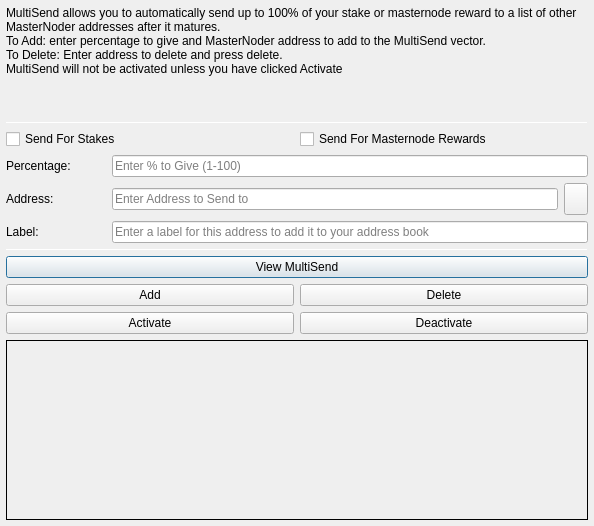
<?xml version="1.0" encoding="UTF-8"?>
<ui version="4.0">
 <class>MultiSendDialog</class>
 <widget class="QDialog" name="MultiSendDialog">
  <property name="windowModality">
   <enum>Qt::NonModal</enum>
  </property>
  <property name="geometry">
   <rect>
    <x>0</x>
    <y>0</y>
    <width>594</width>
    <height>526</height>
   </rect>
  </property>
  <property name="windowTitle">
   <string>MultiSend</string>
  </property>
  <layout class="QVBoxLayout" name="verticalLayout" stretch="0">
   <property name="margin">
    <number>6</number>
   </property>
   <item>
    <layout class="QVBoxLayout" name="verticalLayout_Main" stretch="1,1,1,0,1,1,1">
     <item>
      <widget class="QLabel" name="label_2">
       <property name="lineWidth">
        <number>1</number>
       </property>
       <property name="text">
        <string>MultiSend allows you to automatically send up to 100% of your stake or masternode reward to a list of other MasterNoder addresses after it matures.
To Add: enter percentage to give and MasterNoder address to add to the MultiSend vector.
To Delete: Enter address to delete and press delete.
MultiSend will not be activated unless you have clicked Activate</string>
       </property>
       <property name="alignment">
        <set>Qt::AlignLeading|Qt::AlignLeft|Qt::AlignTop</set>
       </property>
       <property name="wordWrap">
        <bool>true</bool>
       </property>
      </widget>
     </item>
     <item>
      <widget class="Line" name="line">
       <property name="minimumSize">
        <size>
         <width>0</width>
         <height>1</height>
        </size>
       </property>
       <property name="maximumSize">
        <size>
         <width>16777215</width>
         <height>1</height>
        </size>
       </property>
       <property name="orientation">
        <enum>Qt::Horizontal</enum>
       </property>
      </widget>
     </item>
     <item>
      <layout class="QVBoxLayout" name="verticalLayout_Settings">
       <item>
        <layout class="QHBoxLayout" name="horizontalLayout">
         <item>
          <widget class="QCheckBox" name="multiSendStakeCheckBox">
           <property name="text">
            <string>Send For Stakes</string>
           </property>
          </widget>
         </item>
         <item>
          <widget class="QCheckBox" name="multiSendMasternodeCheckBox">
           <property name="text">
            <string>Send For Masternode Rewards</string>
           </property>
          </widget>
         </item>
        </layout>
       </item>
       <item>
        <layout class="QHBoxLayout" name="horizontalLayout_6">
         <item>
          <widget class="QLabel" name="label">
           <property name="minimumSize">
            <size>
             <width>100</width>
             <height>0</height>
            </size>
           </property>
           <property name="toolTip">
            <string>Percentage of stake to send</string>
           </property>
           <property name="text">
            <string>Percentage:</string>
           </property>
          </widget>
         </item>
         <item>
          <widget class="QLineEdit" name="multiSendPercentEdit">
           <property name="toolTip">
            <string>Enter whole numbers 1 - 100</string>
           </property>
           <property name="placeholderText">
            <string>Enter % to Give (1-100)</string>
           </property>
          </widget>
         </item>
        </layout>
       </item>
       <item>
        <layout class="QHBoxLayout" name="horizontalLayout_7">
         <item>
          <widget class="QLabel" name="label_5">
           <property name="minimumSize">
            <size>
             <width>100</width>
             <height>0</height>
            </size>
           </property>
           <property name="toolTip">
            <string>Address to send portion of stake to</string>
           </property>
           <property name="text">
            <string>Address:</string>
           </property>
          </widget>
         </item>
         <item>
          <widget class="QLineEdit" name="multiSendAddressEdit">
           <property name="toolTip">
            <string/>
           </property>
           <property name="placeholderText">
            <string>Enter Address to Send to</string>
           </property>
          </widget>
         </item>
         <item>
          <widget class="QToolButton" name="addressBookButton">
           <property name="maximumSize">
            <size>
             <width>16777215</width>
             <height>32</height>
            </size>
           </property>
           <property name="toolTip">
            <string>Choose an address from the address book</string>
           </property>
           <property name="text">
            <string/>
           </property>
           <property name="icon">
            <iconset resource="../masternoder.qrc">
             <normaloff>:/icons/address-book</normaloff>:/icons/address-book</iconset>
           </property>
           <property name="shortcut">
            <string>Alt+A</string>
           </property>
          </widget>
         </item>
        </layout>
       </item>
      </layout>
     </item>
     <item>
      <layout class="QHBoxLayout" name="horizontalLayout_3">
       <item>
        <widget class="QLabel" name="label_3">
         <property name="minimumSize">
          <size>
           <width>100</width>
           <height>0</height>
          </size>
         </property>
         <property name="text">
          <string>Label:</string>
         </property>
        </widget>
       </item>
       <item>
        <widget class="QLineEdit" name="labelAddressLabelEdit">
         <property name="placeholderText">
          <string>Enter a label for this address to add it to your address book</string>
         </property>
        </widget>
       </item>
      </layout>
     </item>
     <item>
      <widget class="Line" name="line_2">
       <property name="minimumSize">
        <size>
         <width>0</width>
         <height>1</height>
        </size>
       </property>
       <property name="maximumSize">
        <size>
         <width>16777215</width>
         <height>1</height>
        </size>
       </property>
       <property name="orientation">
        <enum>Qt::Horizontal</enum>
       </property>
      </widget>
     </item>
     <item>
      <layout class="QVBoxLayout" name="verticalLayout_Buttons">
       <item>
        <layout class="QHBoxLayout" name="horizontalLayout_4">
         <item>
          <widget class="QPushButton" name="viewButton">
           <property name="toolTip">
            <string/>
           </property>
           <property name="statusTip">
            <string>View MultiSend Vector</string>
           </property>
           <property name="text">
            <string>View MultiSend</string>
           </property>
          </widget>
         </item>
        </layout>
       </item>
       <item>
        <layout class="QHBoxLayout" name="horizontalLayout_2">
         <item>
          <widget class="QPushButton" name="addButton">
           <property name="toolTip">
            <string/>
           </property>
           <property name="statusTip">
            <string>Add to MultiSend Vector</string>
           </property>
           <property name="text">
            <string>Add</string>
           </property>
          </widget>
         </item>
         <item>
          <widget class="QPushButton" name="deleteButton">
           <property name="toolTip">
            <string/>
           </property>
           <property name="statusTip">
            <string>Delete Address From MultiSend Vector</string>
           </property>
           <property name="text">
            <string>Delete</string>
           </property>
          </widget>
         </item>
        </layout>
       </item>
       <item>
        <layout class="QHBoxLayout" name="horizontalLayout_5">
         <item>
          <widget class="QPushButton" name="activateButton">
           <property name="statusTip">
            <string>Activate MultiSend</string>
           </property>
           <property name="text">
            <string>Activate</string>
           </property>
          </widget>
         </item>
         <item>
          <widget class="QPushButton" name="disableButton">
           <property name="statusTip">
            <string>Deactivate MultiSend</string>
           </property>
           <property name="text">
            <string>Deactivate</string>
           </property>
          </widget>
         </item>
        </layout>
       </item>
      </layout>
     </item>
     <item>
      <widget class="QLabel" name="message">
       <property name="minimumSize">
        <size>
         <width>0</width>
         <height>180</height>
        </size>
       </property>
       <property name="frameShape">
        <enum>QFrame::Panel</enum>
       </property>
       <property name="frameShadow">
        <enum>QFrame::Plain</enum>
       </property>
       <property name="lineWidth">
        <number>1</number>
       </property>
       <property name="midLineWidth">
        <number>1</number>
       </property>
       <property name="text">
        <string/>
       </property>
       <property name="alignment">
        <set>Qt::AlignLeading|Qt::AlignLeft|Qt::AlignTop</set>
       </property>
       <property name="wordWrap">
        <bool>true</bool>
       </property>
      </widget>
     </item>
    </layout>
   </item>
  </layout>
 </widget>
 <resources>
  <include location="../masternoder.qrc"/>
 </resources>
 <connections/>
</ui>
